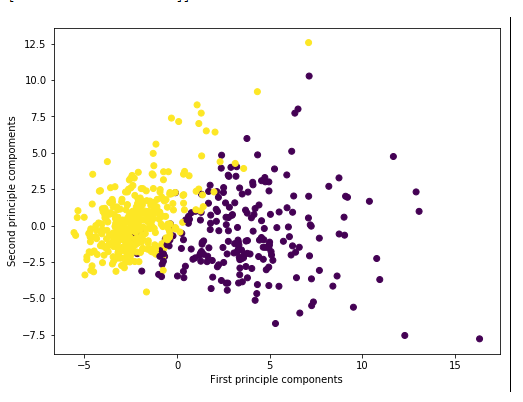

The script that drew this image:
# -*- coding: utf-8 -*-
"""
Created on Wed Aug 21 09:48:22 2019


"""

import matplotlib.pyplot as plt
import numpy as np
import pandas as pd
#%matplotlib inline

from sklearn.datasets import load_breast_cancer
cancer = load_breast_cancer()
print(cancer.keys())
print(cancer['DESCR'])
df = pd.DataFrame(cancer['data'], columns=cancer['feature_names'])
print(df.head())





from sklearn.preprocessing import MinMaxScaler
from sklearn.preprocessing import StandardScaler
scaler = StandardScaler()
scaler.fit(df)
scaled_data = scaler.transform(df)
print(scaled_data)



from sklearn.decomposition import PCA
pca = PCA(n_components=2)
pca.fit(scaled_data)
x_pca=pca.transform(scaled_data)
print(scaled_data.shape)
print(x_pca.shape)
print(scaled_data)
print(x_pca)

plt.figure(figsize=(8,6))
plt.scatter(x_pca[:,0], x_pca[:,1], c=cancer['target'])
plt.xlabel('First principle components')
plt.ylabel('Second principle compoments')
plt.show()
